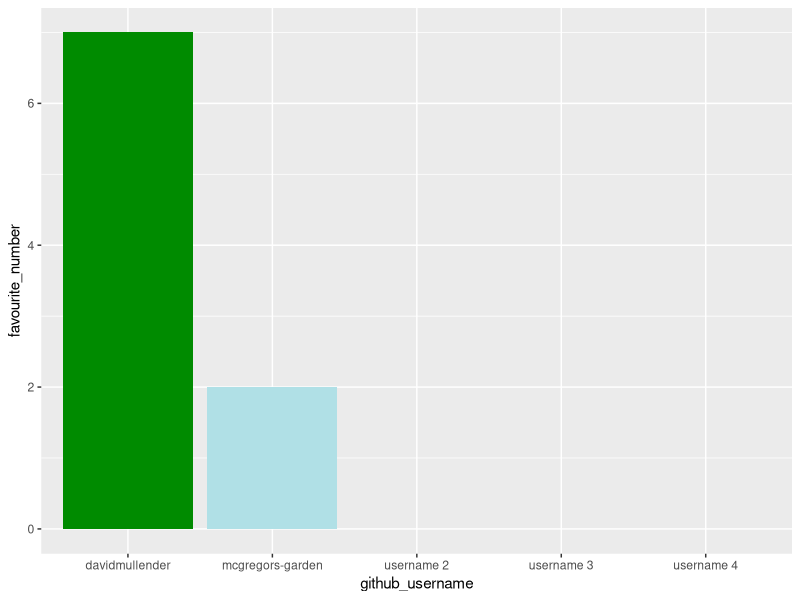
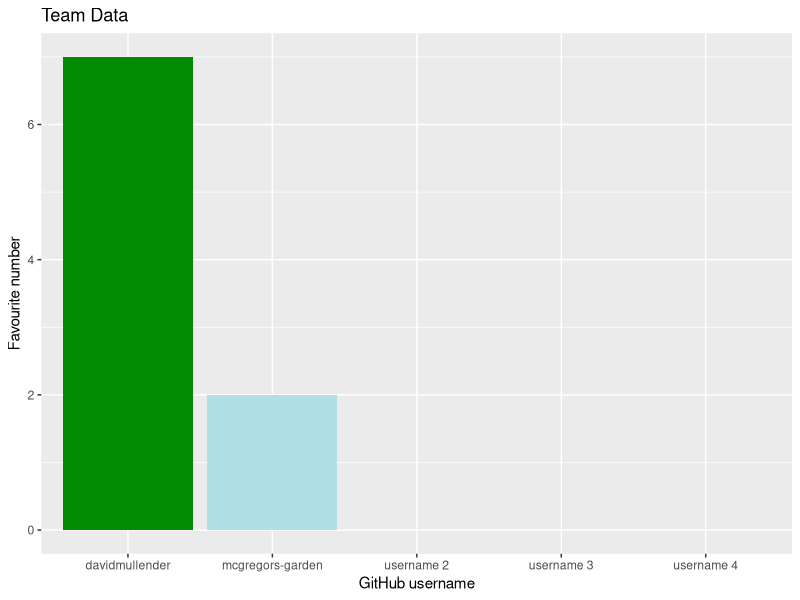
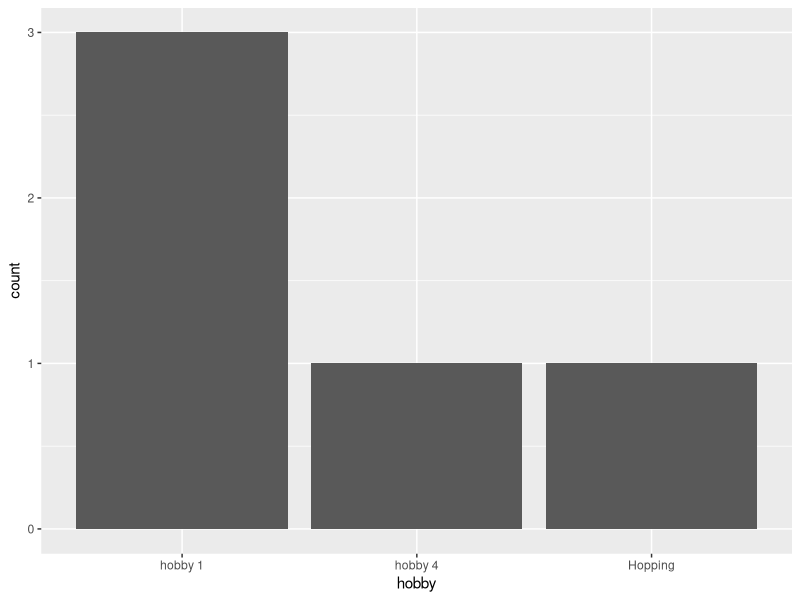

Generate these figures, in order, with R:
## ---- chunk 1
library(tidyverse) 
## ---- chunk 2
team_data <- tibble(
  name = c("Peter Rabbit", "David", "member 2", 
           "member 3", "member 4"),
  github_username = c("mcgregors-garden", "davidmullender", "username 2", 
                      "username 3", "username 4"), 
  colour = c("powderblue", "green4", "colour 3", 
             "colour 3", "colour 4"),
  hobby = c("Hopping", "hobby 1", "hobby 1", 
            "hobby 1", "hobby 4"),
  favourite_number = c(2, 7, NA, NA, NA)
  )

team_data
## ---- chunk 3
p1 <- ggplot(data = team_data, 
             mapping = aes(x = github_username, 
                           y = favourite_number,
                           fill = colour), 
             ) +
   geom_col() +
   scale_fill_identity()
p1
## ---- chunk 4
p1 + labs(x = "GitHub username", 
          y = "Favourite number",
          title = "Team Data")
## ---- chunk 5
p2 <- ggplot(team_data, aes(x = hobby)) +
  geom_bar()
p2
